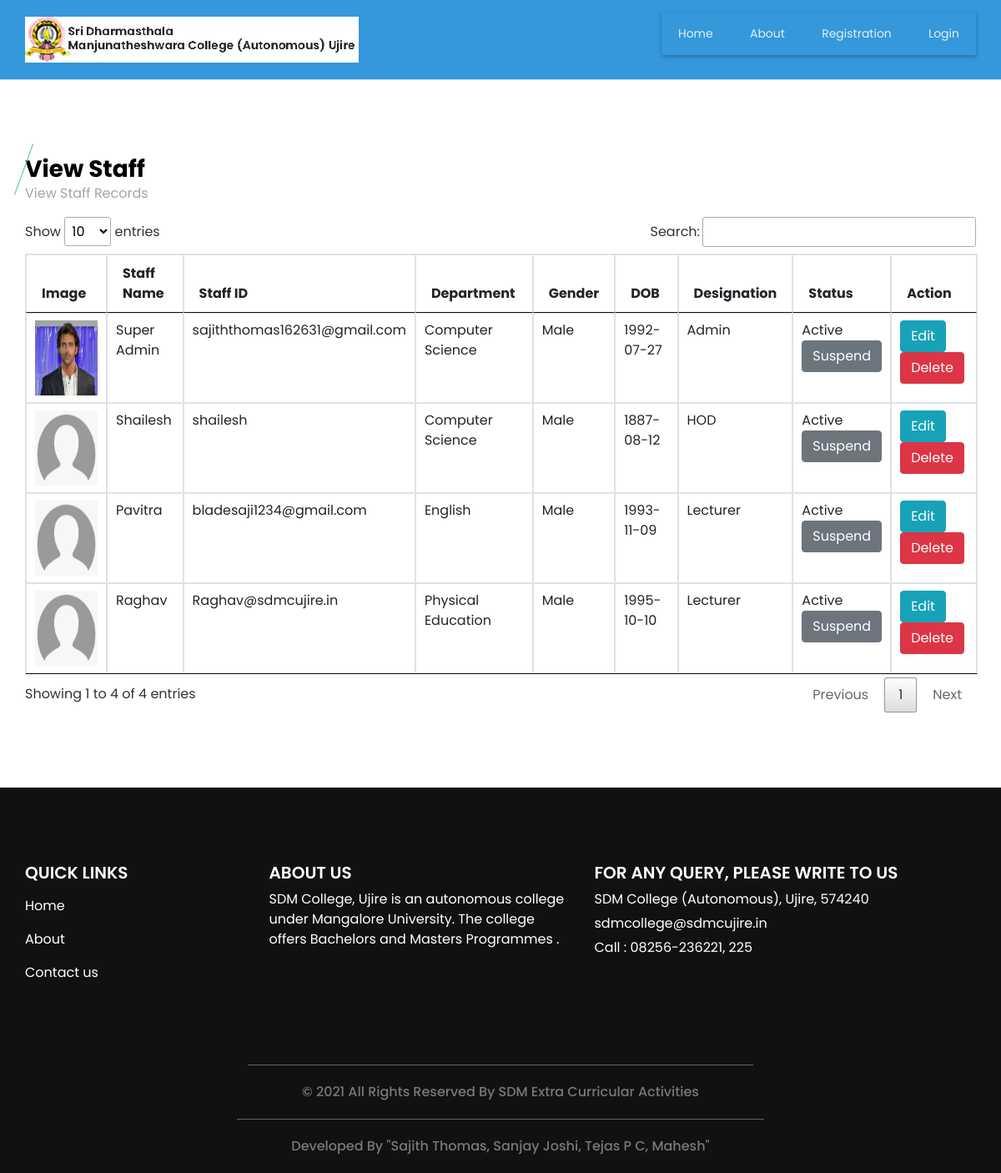
The app's page /viewstaff.php with its own data.
### tables this page shows
CREATE TABLE `staff` (
  `staff_id` int(11) NOT NULL,
  `staff_name` varchar(25) NOT NULL,
  `staff_dp` varchar(300) NOT NULL,
  `staff_type` varchar(20) NOT NULL,
  `department_id` int(11) NOT NULL,
  `login_id` varchar(40) NOT NULL,
  `password` varchar(300) NOT NULL,
  `gender` varchar(6) NOT NULL,
  `dob` date NOT NULL,
  `staff_status` varchar(10) NOT NULL
);

CREATE TABLE `department` (
  `department_id` int(11) NOT NULL,
  `department` varchar(25) NOT NULL,
  `department_detail` text NOT NULL,
  `department_status` varchar(10) NOT NULL
);

### viewstaff.php (the view, shortened to what this page needs)
<?php
include("header.php");
?>
  <section class="event_section layout_padding">
    <div class="container">
      <div class="heading_container">
        <h3>
          View Staff
        </h3>
        <p>
          View Staff Records
        </p>
      </div>
      <div class="event_container">
        <div class="">
<table id="datatableplugin" class="table table-bordered">
	<thead>
		<tr>
			<th>Image</th>
			<th>Staff Name</th>
			<th>Staff ID</th>
			<th>Department</th>
			<th>Gender</th>
			<th>DOB</th>
			<th>Designation</th>
			<th>Status</th>
			<th>Action</th>
		</tr>
	</thead>
	<tbody>
		<?php
		$sqlview = "SELECT staff.*,department.department FROM  staff LEFT JOIN department ON department.department_id=staff.department_id";
		$qsqlview = mysqli_query($con,$sqlview);
		while($rsview = mysqli_fetch_array($qsqlview))
		{
			if($rsview['staff_dp'] == "")
			{
				$filename= "images/defaultimage.png";
			}
			else if(file_exists("staffimg/" .$rsview['staff_dp']))
			{
				$filename= "staffimg/" .$rsview['staff_dp'];
			}
			else
			{
				$filename= "images/defaultimage.png";
			}
			echo "<tr>
				<td><img src='$filename' style='width: 75px;height:90px;' ></td>
				<td>$rsview[staff_name]</td>
				<td>$rsview[login_id]</td>
				<td>$rsview[department]</td>
				<td>$rsview[gender]</td>
				<td>$rsview[dob]</td>
				<td>$rsview[staff_type]</td>
				<td>$rsview[staff_status] <br>";
				if($rsview['staff_status'] == "Active")
{
	echo "<a href='viewstaff.php?st=Suspended&acid=$rsview[staff_id]' class='btn btn-secondary' onclick='return confirmst()' >Suspend</a>";
}
else
{
	echo "<a href='viewstaff.php?st=Active&acid=$rsview[staff_id]' class='btn btn-primary' onclick='return confirmst()'  >Approve</a>";
}
echo"</td>
				<td>
				<a href='staffupdate.php?editid=$rsview[staff_id]' class='btn btn-info'>Edit</a>
				<a href='viewstaff.php?delid=$rsview[staff_id]' class='btn btn-danger' onclick='return confirmdel()' >Delete</a>
			</td></tr>";
		}
		?>
	</tbody>
</table>
        </div>
      </div>
    </div>
  </section>
<?php
include("footer.php");
?>

### css/style.css (style rules this page uses)
body { font-family: "Poppins", sans-serif; color: #000000; background-color: #ffffff; }
.layout_padding { padding: 90px 0; }
.heading_container { display: -webkit-box; display: -ms-flexbox; display: flex; -webkit-box-orient: vertical; -webkit-box-direction: normal; -ms-flex-direction: column; flex-direction: column; -webkit-box-align: start; -ms-flex-align: start; align-items: flex-start; }
.heading_container h3 { font-weight: bold; position: relative; margin-bottom: 15px; }
.heading_container h3::before { content: ""; position: absolute; top: 50%; left: 2px; width: 1px; height: 65px; background-color: #4bc5b8; -webkit-transform: translateY(-50%) rotate(20deg); transform: translateY(-50%) rotate(20deg); }
a, a:hover, a:focus { text-decoration: none; }
.btn, .btn:focus { outline: none !important; -webkit-box-shadow: none; box-shadow: none; }
.event_section .heading_container h3 { margin-bottom: 0; }
.event_section .heading_container h3::before { left: -2px; }
.event_section p { color: #a4a4a4; }

### css/responsive.css (style rules this page uses)
@media (min-width: 1200px) { .container { max-width: 1170px; } }

### records on screen
staff: staff_dp (picture), staff_name "Super Admin", login "sajiththomas162631@gmail.com", department.department "Computer Science", gender "Male", dob "1992-07-27", staff_type "Admin", staff_status "Active"
staff: staff_name "Shailesh", login "shailesh", department.department "Computer Science", gender "Male", dob "1887-08-12", staff_type "HOD", staff_status "Active"
staff: staff_name "Pavitra", login "bladesaji1234@gmail.com", department.department "English", gender "Male", dob "1993-11-09", staff_type "Lecturer", staff_status "Active"
staff: staff_name "Raghav", login "Raghav@sdmcujire.in", department.department "Physical Education", gender "Male", dob "1995-10-10", staff_type "Lecturer", staff_status "Active"
